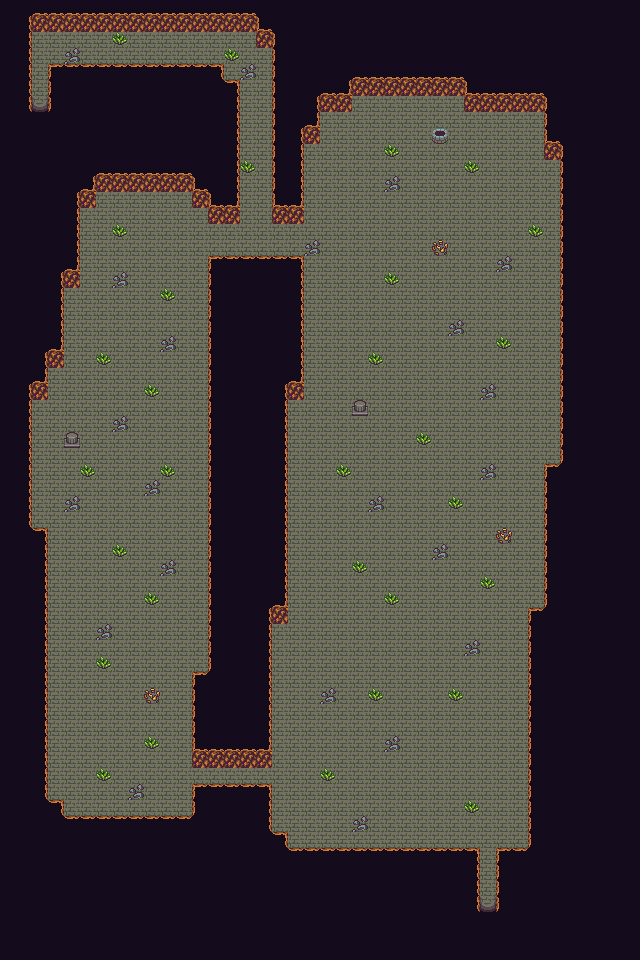

The image is a tile-based game level rendered from a .tmx file. Its description and source (layers, tilesets, objects; grid data summarised) follow:
An orthogonal 40x60 tile map with 16x16 px tiles, 3 tile layers (Ground, Roads, Decorations), 2 tilesets and 46 objects.

<map version="1.0" orientation="orthogonal" renderorder="right-down" width="40" height="60" tilewidth="16" tileheight="16" nextobjectid="182">
 <properties>
  <property name="music" value="dungeon.ogg" />
 </properties>
 <tileset firstgid="1" source="../tilesets/basictiles.tsx" />
 <tileset firstgid="121" source="../tilesets/objects.tsx" />
 <layer name="Ground" width="40" height="60">
  <data>[2400 cells, 2400 non-empty, 2 distinct tile ids]</data>
 </layer>
 <layer name="Roads" width="40" height="60">
  <data>[2400 cells, 0 non-empty, 0 distinct tile ids]</data>
 </layer>
 <layer name="Decorations" width="40" height="60">
  <data>[2400 cells, 388 non-empty, 15 distinct tile ids]</data>
 </layer>
 <objectgroup color="#ffff00" name="forest">
  <object id="172" x="208" y="464" width="432" height="496">
   <properties>
    <property name="level" value="4" />
   </properties>
  </object>
  <object id="173" x="0" y="544" width="208" height="416">
   <properties>
    <property name="level" value="4" />
   </properties>
  </object>
  <object id="174" x="0" y="0" width="208" height="544">
   <properties>
    <property name="level" value="5" />
   </properties>
  </object>
  <object id="175" x="208" y="0" width="432" height="464">
   <properties>
    <property name="level" value="5" />
   </properties>
  </object>
 </objectgroup>
 <objectgroup name="dungeon" />
 <objectgroup color="#55ff00" name="safe_zone">
  <object id="179" x="480" y="848" width="16" height="64" />
  <object id="180" x="192" y="768" width="80" height="16" />
  <object id="181" x="32" y="64" width="16" height="48" />
 </objectgroup>
 <objectgroup color="#5555ff" name="door">
  <object id="177" x="480" y="896" width="16" height="16">
   <properties>
    <property name="dest" value="0.tmx" />
   </properties>
  </object>
  <object id="178" x="32" y="96" width="16" height="16">
   <properties>
    <property name="dest" value="3.tmx" />
   </properties>
  </object>
 </objectgroup>
 <objectgroup color="#000000" name="solid">
  <object id="133" x="432" y="128" width="16" height="16" />
  <object id="134" x="352" y="400" width="16" height="16" />
  <object id="135" x="64" y="432" width="16" height="16" />
  <object id="136" x="208" y="256" width="96" height="144" />
  <object id="137" x="208" y="400" width="80" height="224" />
  <object id="138" x="192" y="672" width="80" height="96" />
  <object id="139" x="208" y="624" width="64" height="48" />
  <object id="140" x="192" y="784" width="80" height="48" />
  <object id="141" x="288" y="848" width="192" height="112" />
  <object id="142" x="480" y="912" width="16" height="48" />
  <object id="143" x="496" y="848" width="144" height="112" />
  <object id="144" x="528" y="608" width="112" height="240" />
  <object id="145" x="544" y="464" width="96" height="144" />
  <object id="146" x="560" y="160" width="80" height="304" />
  <object id="147" x="544" y="0" width="96" height="160" />
  <object id="148" x="464" y="0" width="80" height="112" />
  <object id="149" x="352" y="0" width="112" height="96" />
  <object id="150" x="272" y="0" width="32" height="224" />
  <object id="151" x="304" y="0" width="48" height="112" />
  <object id="152" x="304" y="112" width="16" height="32" />
  <object id="153" x="256" y="0" width="16" height="48" />
  <object id="155" x="0" y="0" width="256" height="32" />
  <object id="157" x="0" y="32" width="32" height="928" />
  <object id="158" x="48" y="64" width="176" height="48" />
  <object id="159" x="224" y="80" width="16" height="144" />
  <object id="160" x="208" y="112" width="16" height="112" />
  <object id="161" x="192" y="112" width="16" height="96" />
  <object id="162" x="32" y="112" width="160" height="80" />
  <object id="163" x="32" y="192" width="64" height="16" />
  <object id="164" x="32" y="208" width="48" height="80" />
  <object id="165" x="32" y="288" width="32" height="80" />
  <object id="166" x="32" y="368" width="16" height="32" />
  <object id="167" x="32" y="528" width="16" height="432" />
  <object id="168" x="48" y="800" width="16" height="160" />
  <object id="169" x="64" y="816" width="128" height="144" />
  <object id="170" x="192" y="832" width="96" height="128" />
 </objectgroup>
 <objectgroup name="Objects">
  <object id="176" gid="121" x="480" y="832" width="16" height="16" />
 </objectgroup>
</map>
